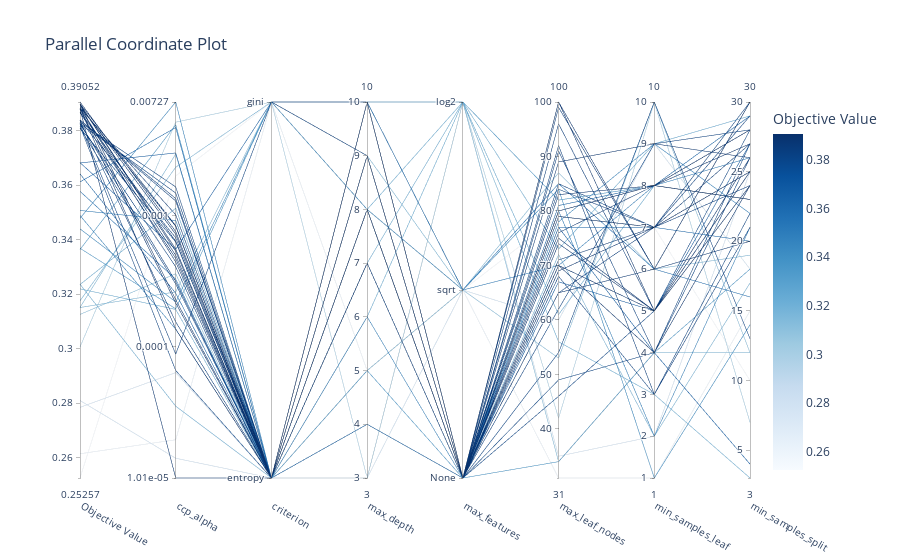

The notebook cell saved with this chart:
### Code cell
visualizations['parallel_coordinate']

### Figure 1 — Plotly figure (JSON) as saved in the notebook; plotly's stock layout.template omitted (floating-point values rounded to 4 significant figures)
{"data": [{"dimensions": [{"label": "Objective Value", "range": [0.2526, 0.3905], "values": [0.3612, 0.281, 0.3126, 0.344, 0.3364, 0.3151, 0.3006, 0.2785, 0.2615, 0.322, 0.3826, 0.3831, 0.3839, 0.3883, 0.3839, 0.3893, 0.3883, 0.3898, 0.3823, 0.3816, 0.3837, 0.3898, 0.3682, 0.3883, 0.3869, 0.3824, 0.3176, 0.381, 0.3237, 0.3152, 0.3489, 0.3883, 0.3905, 0.3898, 0.3507, 0.3478, 0.3828, 0.2526, 0.3898, 0.3369, 0.3809, 0.3887, 0.3866, 0.3641, 0.3837, 0.3235, 0.3577, 0.3683, 0.3882, 0.3879]}, {"label": "ccp_alpha", "range": [-4.997, -2.139], "ticktext": ["1.01e-05", "0.0001", "0.001", "0.00727"], "tickvals": [-4.997, -4, -3, -2.139], "values": [-2.333, -4.847, -3.444, -3.659, -2.312, -3.582, -2.292, -4.196, -4.706, -3.715, -2.83, -2.784, -2.891, -2.996, -2.872, -3.144, -3.304, -3.257, -4.055, -4.18, -3.17, -3.275, -2.526, -3.865, -3.197, -3.392, -2.634, -3.202, -4.451, -2.534, -3.866, -3.354, -3.123, -3.078, -3.04, -2.139, -3.503, -2.701, -3.643, -3.711, -3.522, -3.083, -3.328, -3.592, -3.81, -2.946, -3.485, -3.259, -3.667, -4.997]}, {"label": "criterion", "range": [0, 1], "ticktext": ["entropy", "gini"], "tickvals": [0, 1], "values": [0, 0, 0, 1, 0, 1, 1, 0, 1, 0, 0, 0, 0, 0, 0, 0, 0, 0, 1, 0, 0, 0, 0, 0, 0, 0, 1, 0, 0, 0, 0, 0, 0, 0, 0, 0, 0, 1, 0, 1, 0, 0, 0, 0, 0, 0, 0, 1, 0, 0]}, {"label": "max_depth", "range": [3, 10], "values": [4, 3, 5, 8, 5, 10, 3, 3, 5, 6, 8, 8, 8, 8, 10, 10, 9, 9, 9, 10, 7, 9, 9, 9, 10, 7, 9, 10, 7, 9, 6, 9, 10, 10, 10, 10, 9, 8, 10, 10, 10, 9, 10, 4, 9, 8, 10, 10, 8, 9]}, {"label": "max_features", "range": [0, 2], "ticktext": ["None", "sqrt", "log2"], "tickvals": [0, 1, 2], "values": [0, 1, 1, 1, 0, 2, 2, 2, 1, 2, 0, 0, 0, 0, 0, 0, 0, 0, 0, 0, 0, 0, 0, 0, 0, 0, 0, 0, 2, 1, 0, 0, 0, 0, 1, 0, 0, 1, 0, 2, 0, 0, 0, 0, 0, 2, 1, 0, 0, 0]}, {"label": "max_leaf_nodes", "range": [31, 100], "values": [77, 60, 53, 84, 34, 34, 42, 35, 31, 56, 84, 85, 99, 100, 96, 100, 75, 70, 68, 49, 92, 70, 67, 76, 65, 91, 72, 46, 61, 87, 80, 74, 79, 80, 70, 78, 62, 79, 80, 82, 54, 89, 71, 81, 65, 73, 85, 77, 83, 69]}, {"label": "min_samples_leaf", "range": [1, 10], "values": [7, 9, 10, 1, 4, 4, 10, 2, 1, 3, 7, 7, 6, 6, 5, 5, 5, 4, 3, 4, 3, 5, 5, 8, 6, 4, 2, 5, 8, 6, 2, 5, 7, 8, 8, 9, 9, 7, 8, 8, 10, 9, 7, 8, 7, 9, 6, 4, 8, 7]}, {"label": "min_samples_split", "range": [3, 30], "values": [20, 18, 12, 14, 18, 12, 7, 25, 15, 3, 29, 30, 30, 30, 24, 24, 25, 24, 22, 26, 21, 26, 27, 23, 20, 27, 17, 28, 23, 19, 21, 25, 25, 27, 26, 22, 28, 10, 28, 28, 13, 26, 27, 29, 24, 29, 16, 4, 23, 25]}], "labelangle": 30, "labelside": "bottom", "line": {"color": [0.3612, 0.281, 0.3126, 0.344, 0.3364, 0.3151, 0.3006, 0.2785, 0.2615, 0.322, 0.3826, 0.3831, 0.3839, 0.3883, 0.3839, 0.3893, 0.3883, 0.3898, 0.3823, 0.3816, 0.3837, 0.3898, 0.3682, 0.3883, 0.3869, 0.3824, 0.3176, 0.381, 0.3237, 0.3152, 0.3489, 0.3883, 0.3905, 0.3898, 0.3507, 0.3478, 0.3828, 0.2526, 0.3898, 0.3369, 0.3809, 0.3887, 0.3866, 0.3641, 0.3837, 0.3235, 0.3577, 0.3683, 0.3882, 0.3879], "colorbar": {"title": {"text": "Objective Value"}}, "colorscale": [[0, "rgb(247,251,255)"], [0.125, "rgb(222,235,247)"], [0.25, "rgb(198,219,239)"], [0.375, "rgb(158,202,225)"], [0.5, "rgb(107,174,214)"], [0.625, "rgb(66,146,198)"], [0.75, "rgb(33,113,181)"], [0.875, "rgb(8,81,156)"], [1, "rgb(8,48,107)"]], "reversescale": false, "showscale": true}, "type": "parcoords"}], "layout": {"title": {"text": "Parallel Coordinate Plot"}}}
